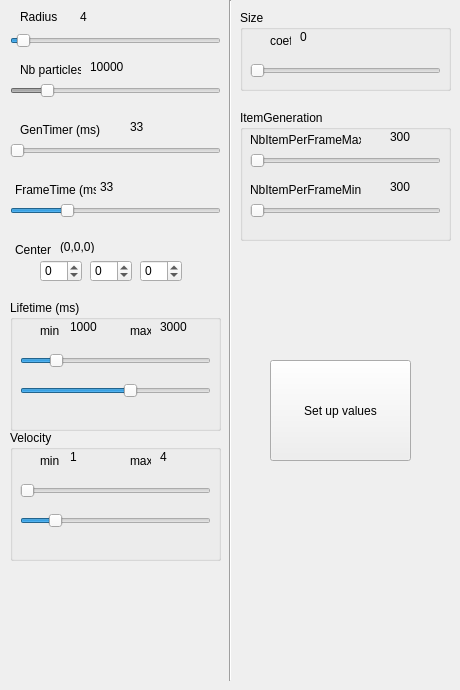
    <widget class="QWidget" name="smokeTab">
     <attribute name="title">
      <string>Smoke</string>
     </attribute>
     <widget class="QLabel" name="centerSmokeValue">
      <property name="geometry">
       <rect>
        <x>60</x>
        <y>240</y>
        <width>46</width>
        <height>13</height>
       </rect>
      </property>
      <property name="acceptDrops">
       <bool>true</bool>
      </property>
      <property name="text">
       <string>(0,0,0)</string>
      </property>
     </widget>
     <widget class="QSpinBox" name="centerXSmokeSpinbox">
      <property name="geometry">
       <rect>
        <x>40</x>
        <y>260</y>
        <width>42</width>
        <height>22</height>
       </rect>
      </property>
      <property name="minimum">
       <number>-1000</number>
      </property>
      <property name="maximum">
       <number>1000</number>
      </property>
      <property name="singleStep">
       <number>1</number>
      </property>
     </widget>
     <widget class="QLabel" name="nbItemSmokeValue">
      <property name="geometry">
       <rect>
        <x>90</x>
        <y>60</y>
        <width>46</width>
        <height>13</height>
       </rect>
      </property>
      <property name="text">
       <string>10000</string>
      </property>
     </widget>
     <widget class="QGroupBox" name="VelocitySmokeFrame">
      <property name="geometry">
       <rect>
        <x>10</x>
        <y>430</y>
        <width>211</width>
        <height>131</height>
       </rect>
      </property>
      <property name="title">
       <string>Velocity</string>
      </property>
      <widget class="QSlider" name="velocityMinSliderSmoke">
       <property name="geometry">
        <rect>
         <x>10</x>
         <y>50</y>
         <width>191</width>
         <height>22</height>
        </rect>
       </property>
       <property name="minimum">
        <number>1</number>
       </property>
       <property name="maximum">
        <number>20</number>
       </property>
       <property name="pageStep">
        <number>11</number>
       </property>
       <property name="orientation">
        <enum>Qt::Horizontal</enum>
       </property>
      </widget>
      <widget class="QLabel" name="label_35">
       <property name="geometry">
        <rect>
         <x>120</x>
         <y>20</y>
         <width>21</width>
         <height>21</height>
        </rect>
       </property>
       <property name="text">
        <string>max</string>
       </property>
      </widget>
      <widget class="QLabel" name="velocityMaxSmokeValue">
       <property name="geometry">
        <rect>
         <x>150</x>
         <y>20</y>
         <width>46</width>
         <height>13</height>
        </rect>
       </property>
       <property name="text">
        <string>4</string>
       </property>
      </widget>
      <widget class="QLabel" name="label_36">
       <property name="geometry">
        <rect>
         <x>30</x>
         <y>20</y>
         <width>21</width>
         <height>21</height>
        </rect>
       </property>
       <property name="text">
        <string>min</string>
       </property>
      </widget>
      <widget class="QLabel" name="velocityMinSmokeValue">
       <property name="geometry">
        <rect>
         <x>60</x>
         <y>20</y>
         <width>46</width>
         <height>13</height>
        </rect>
       </property>
       <property name="text">
        <string>1</string>
       </property>
      </widget>
      <widget class="QSlider" name="velocityMaxSliderSmoke">
       <property name="geometry">
        <rect>
         <x>10</x>
         <y>80</y>
         <width>191</width>
         <height>22</height>
        </rect>
       </property>
       <property name="minimum">
        <number>1</number>
       </property>
       <property name="maximum">
        <number>20</number>
       </property>
       <property name="value">
        <number>4</number>
       </property>
       <property name="orientation">
        <enum>Qt::Horizontal</enum>
       </property>
      </widget>
     </widget>
     <widget class="QSlider" name="frameTimeSliderSmoke">
      <property name="geometry">
       <rect>
        <x>10</x>
        <y>200</y>
        <width>211</width>
        <height>22</height>
       </rect>
      </property>
      <property name="minimum">
       <number>10</number>
      </property>
      <property name="maximum">
       <number>100</number>
      </property>
      <property name="value">
       <number>33</number>
      </property>
      <property name="orientation">
       <enum>Qt::Horizontal</enum>
      </property>
     </widget>
     <widget class="QSlider" name="radiusSliderSmoke">
      <property name="geometry">
       <rect>
        <x>10</x>
        <y>30</y>
        <width>211</width>
        <height>22</height>
       </rect>
      </property>
      <property name="minimum">
       <number>1</number>
      </property>
      <property name="value">
       <number>4</number>
      </property>
      <property name="orientation">
       <enum>Qt::Horizontal</enum>
      </property>
     </widget>
     <widget class="Line" name="lineSmoke">
      <property name="geometry">
       <rect>
        <x>220</x>
        <y>0</y>
        <width>20</width>
        <height>681</height>
       </rect>
      </property>
      <property name="orientation">
       <enum>Qt::Vertical</enum>
      </property>
     </widget>
     <widget class="QGroupBox" name="SizeSmokeFrame">
      <property name="geometry">
       <rect>
        <x>240</x>
        <y>10</y>
        <width>211</width>
        <height>81</height>
       </rect>
      </property>
      <property name="title">
       <string>Size</string>
      </property>
      <widget class="QSlider" name="coefSizeSliderSmoke">
       <property name="geometry">
        <rect>
         <x>10</x>
         <y>50</y>
         <width>191</width>
         <height>22</height>
        </rect>
       </property>
       <property name="minimum">
        <number>1</number>
       </property>
       <property name="maximum">
        <number>15</number>
       </property>
       <property name="orientation">
        <enum>Qt::Horizontal</enum>
       </property>
      </widget>
      <widget class="QLabel" name="coefSizeSmokeLabel">
       <property name="geometry">
        <rect>
         <x>30</x>
         <y>20</y>
         <width>21</width>
         <height>21</height>
        </rect>
       </property>
       <property name="text">
        <string>coef</string>
       </property>
      </widget>
      <widget class="QLabel" name="coefSizeSmokeValue">
       <property name="geometry">
        <rect>
         <x>60</x>
         <y>20</y>
         <width>46</width>
         <height>13</height>
        </rect>
       </property>
       <property name="text">
        <string>0</string>
       </property>
      </widget>
     </widget>
     <widget class="QLabel" name="radiusSmokeValue">
      <property name="geometry">
       <rect>
        <x>80</x>
        <y>10</y>
        <width>46</width>
        <height>13</height>
       </rect>
      </property>
      <property name="text">
       <string>4</string>
      </property>
     </widget>
     <widget class="QLabel" name="label_6">
      <property name="geometry">
       <rect>
        <x>20</x>
        <y>60</y>
        <width>61</width>
        <height>20</height>
       </rect>
      </property>
      <property name="text">
       <string>Nb particles</string>
      </property>
     </widget>
     <widget class="QLabel" name="label_7">
      <property name="geometry">
       <rect>
        <x>15</x>
        <y>180</y>
        <width>81</width>
        <height>20</height>
       </rect>
      </property>
      <property name="text">
       <string>FrameTime (ms)</string>
      </property>
     </widget>
     <widget class="QLabel" name="frameTimeSmokeValue">
      <property name="geometry">
       <rect>
        <x>100</x>
        <y>180</y>
        <width>46</width>
        <height>13</height>
       </rect>
      </property>
      <property name="text">
       <string>33</string>
      </property>
     </widget>
     <widget class="QSpinBox" name="centerZSmokeSpinbox">
      <property name="geometry">
       <rect>
        <x>140</x>
        <y>260</y>
        <width>42</width>
        <height>22</height>
       </rect>
      </property>
      <property name="minimum">
       <number>-1000</number>
      </property>
      <property name="maximum">
       <number>1000</number>
      </property>
      <property name="singleStep">
       <number>1</number>
      </property>
     </widget>
     <widget class="QLabel" name="label_9">
      <property name="geometry">
       <rect>
        <x>15</x>
        <y>240</y>
        <width>51</width>
        <height>20</height>
       </rect>
      </property>
      <property name="text">
       <string>Center</string>
      </property>
     </widget>
     <widget class="QSlider" name="nbItemSliderFire_2">
      <property name="enabled">
       <bool>false</bool>
      </property>
      <property name="geometry">
       <rect>
        <x>10</x>
        <y>80</y>
        <width>211</width>
        <height>22</height>
       </rect>
      </property>
      <property name="minimum">
       <number>1000</number>
      </property>
      <property name="maximum">
       <number>60000</number>
      </property>
      <property name="singleStep">
       <number>1000</number>
      </property>
      <property name="value">
       <number>10000</number>
      </property>
      <property name="orientation">
       <enum>Qt::Horizontal</enum>
      </property>
     </widget>
     <widget class="QLabel" name="label_10">
      <property name="geometry">
       <rect>
        <x>20</x>
        <y>10</y>
        <width>46</width>
        <height>13</height>
       </rect>
      </property>
      <property name="text">
       <string>Radius</string>
      </property>
     </widget>
     <widget class="QPushButton" name="setValuesButtonSmoke">
      <property name="geometry">
       <rect>
        <x>270</x>
        <y>360</y>
        <width>141</width>
        <height>101</height>
       </rect>
      </property>
      <property name="text">
       <string>Set up values</string>
      </property>
     </widget>
     <widget class="QSpinBox" name="centerYSmokeSpinbox">
      <property name="geometry">
       <rect>
        <x>90</x>
        <y>260</y>
        <width>42</width>
        <height>22</height>
       </rect>
      </property>
      <property name="minimum">
       <number>-1000</number>
      </property>
      <property name="maximum">
       <number>1000</number>
      </property>
      <property name="singleStep">
       <number>1</number>
      </property>
     </widget>
     <widget class="QGroupBox" name="lifetimeSmoke">
      <property name="geometry">
       <rect>
        <x>10</x>
        <y>300</y>
        <width>211</width>
        <height>131</height>
       </rect>
      </property>
      <property name="title">
       <string>Lifetime (ms)</string>
      </property>
      <widget class="QSlider" name="lifetimeMinSliderSmoke">
       <property name="geometry">
        <rect>
         <x>10</x>
         <y>50</y>
         <width>191</width>
         <height>22</height>
        </rect>
       </property>
       <property name="minimum">
        <number>200</number>
       </property>
       <property name="maximum">
        <number>5000</number>
       </property>
       <property name="singleStep">
        <number>100</number>
       </property>
       <property name="pageStep">
        <number>100</number>
       </property>
       <property name="value">
        <number>1000</number>
       </property>
       <property name="orientation">
        <enum>Qt::Horizontal</enum>
       </property>
      </widget>
      <widget class="QLabel" name="label_37">
       <property name="geometry">
        <rect>
         <x>120</x>
         <y>20</y>
         <width>21</width>
         <height>21</height>
        </rect>
       </property>
       <property name="text">
        <string>max</string>
       </property>
      </widget>
      <widget class="QLabel" name="lifetimeMaxSmokeValue">
       <property name="geometry">
        <rect>
         <x>150</x>
         <y>20</y>
         <width>46</width>
         <height>13</height>
        </rect>
       </property>
       <property name="text">
        <string>3000</string>
       </property>
      </widget>
      <widget class="QLabel" name="label_38">
       <property name="geometry">
        <rect>
         <x>30</x>
         <y>20</y>
         <width>21</width>
         <height>21</height>
        </rect>
       </property>
       <property name="text">
        <string>min</string>
       </property>
      </widget>
      <widget class="QLabel" name="lifetimeMinSmokeValue">
       <property name="geometry">
        <rect>
         <x>60</x>
         <y>20</y>
         <width>46</width>
         <height>13</height>
        </rect>
       </property>
       <property name="text">
        <string>1000</string>
       </property>
      </widget>
      <widget class="QSlider" name="lifetimeMaxSliderSmoke">
       <property name="geometry">
        <rect>
         <x>10</x>
         <y>80</y>
         <width>191</width>
         <height>22</height>
        </rect>
       </property>
       <property name="minimum">
        <number>200</number>
       </property>
       <property name="maximum">
        <number>5000</number>
       </property>
       <property name="singleStep">
        <number>100</number>
       </property>
       <property name="pageStep">
        <number>100</number>
       </property>
       <property name="value">
        <number>3000</number>
       </property>
       <property name="orientation">
        <enum>Qt::Horizontal</enum>
       </property>
      </widget>
     </widget>
     <widget class="QGroupBox" name="ItemPerFrameGB">
      <property name="geometry">
       <rect>
        <x>240</x>
        <y>110</y>
        <width>211</width>
        <height>131</height>
       </rect>
      </property>
      <property name="title">
       <string>ItemGeneration</string>
      </property>
      <widget class="QSlider" name="nbMaxItemPerFrameSliderSmoke">
       <property name="geometry">
        <rect>
         <x>10</x>
         <y>40</y>
         <width>191</width>
         <height>22</height>
        </rect>
       </property>
       <property name="minimum">
        <number>0</number>
       </property>
       <property name="maximum">
        <number>600</number>
       </property>
       <property name="singleStep">
        <number>1</number>
       </property>
       <property name="pageStep">
        <number>100</number>
       </property>
       <property name="value">
        <number>1</number>
       </property>
       <property name="orientation">
        <enum>Qt::Horizontal</enum>
       </property>
      </widget>
      <widget class="QLabel" name="label_8">
       <property name="geometry">
        <rect>
         <x>10</x>
         <y>20</y>
         <width>111</width>
         <height>20</height>
        </rect>
       </property>
       <property name="text">
        <string>NbItemPerFrameMax</string>
       </property>
      </widget>
      <widget class="QLabel" name="nbMaxItemPerFrameSmoke">
       <property name="geometry">
        <rect>
         <x>150</x>
         <y>20</y>
         <width>46</width>
         <height>13</height>
        </rect>
       </property>
       <property name="text">
        <string>300</string>
       </property>
      </widget>
      <widget class="QLabel" name="nbMinItemPerFrameSmoke">
       <property name="geometry">
        <rect>
         <x>150</x>
         <y>70</y>
         <width>46</width>
         <height>13</height>
        </rect>
       </property>
       <property name="text">
        <string>300</string>
       </property>
      </widget>
      <widget class="QSlider" name="nbMinItemPerFrameSliderSmoke">
       <property name="geometry">
        <rect>
         <x>10</x>
         <y>90</y>
         <width>191</width>
         <height>22</height>
        </rect>
       </property>
       <property name="minimum">
        <number>0</number>
       </property>
       <property name="maximum">
        <number>600</number>
       </property>
       <property name="singleStep">
        <number>1</number>
       </property>
       <property name="pageStep">
        <number>100</number>
       </property>
       <property name="value">
        <number>1</number>
       </property>
       <property name="orientation">
        <enum>Qt::Horizontal</enum>
       </property>
      </widget>
      <widget class="QLabel" name="label_11">
       <property name="geometry">
        <rect>
         <x>10</x>
         <y>70</y>
         <width>111</width>
         <height>20</height>
        </rect>
       </property>
       <property name="text">
        <string>NbItemPerFrameMin</string>
       </property>
      </widget>
     </widget>
     <widget class="QLabel" name="label_12">
      <property name="geometry">
       <rect>
        <x>20</x>
        <y>120</y>
        <width>81</width>
        <height>20</height>
       </rect>
      </property>
      <property name="text">
       <string>GenTimer (ms)</string>
      </property>
     </widget>
     <widget class="QSlider" name="genTimerSliderSmoke">
      <property name="geometry">
       <rect>
        <x>10</x>
        <y>140</y>
        <width>211</width>
        <height>22</height>
       </rect>
      </property>
      <property name="minimum">
       <number>1</number>
      </property>
      <property name="maximum">
       <number>3000</number>
      </property>
      <property name="value">
       <number>1</number>
      </property>
      <property name="orientation">
       <enum>Qt::Horizontal</enum>
      </property>
     </widget>
     <widget class="QLabel" name="genTimerSmokeValue">
      <property name="geometry">
       <rect>
        <x>130</x>
        <y>120</y>
        <width>46</width>
        <height>13</height>
       </rect>
      </property>
      <property name="text">
       <string>33</string>
      </property>
     </widget>
    </widget>
